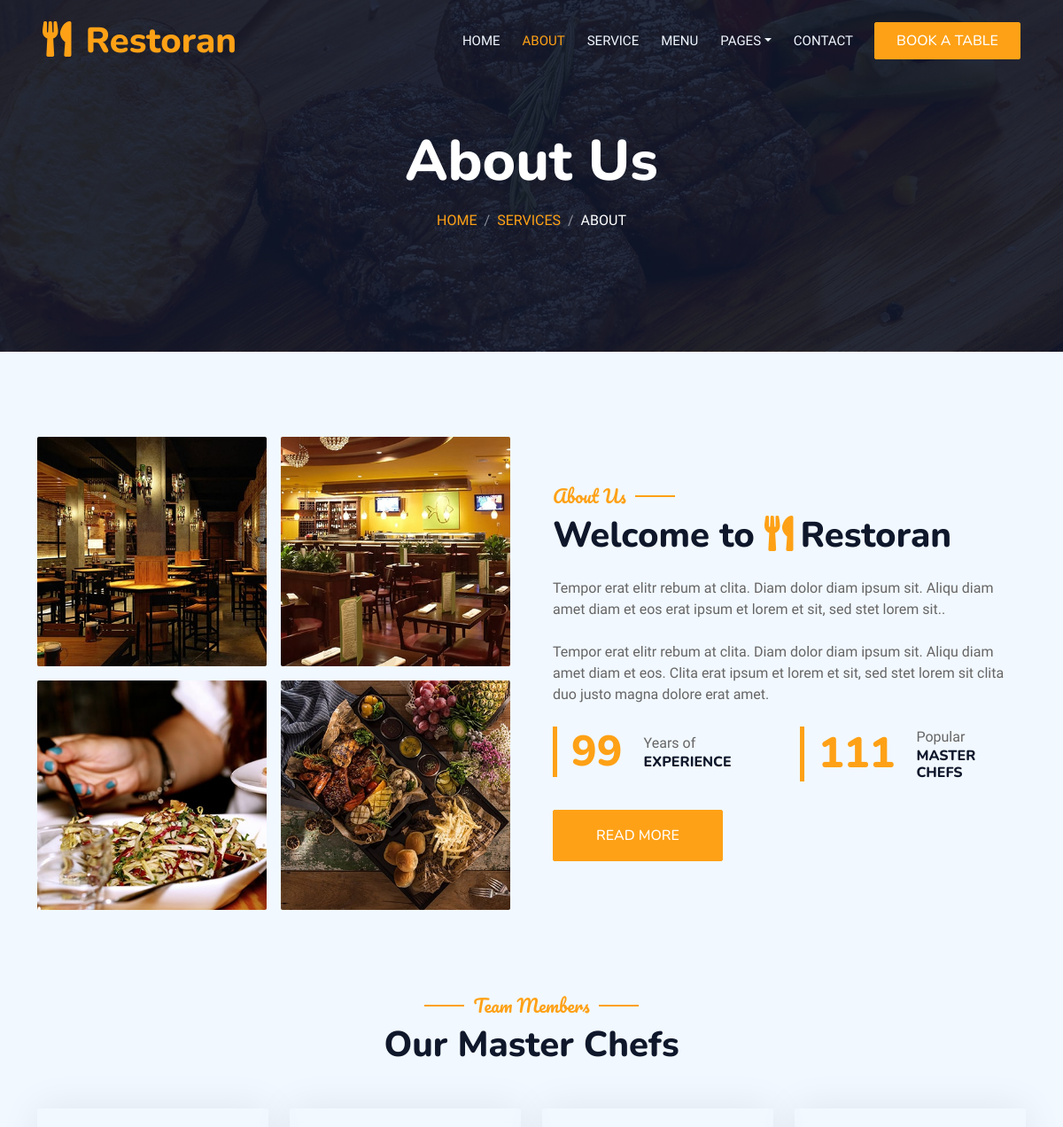
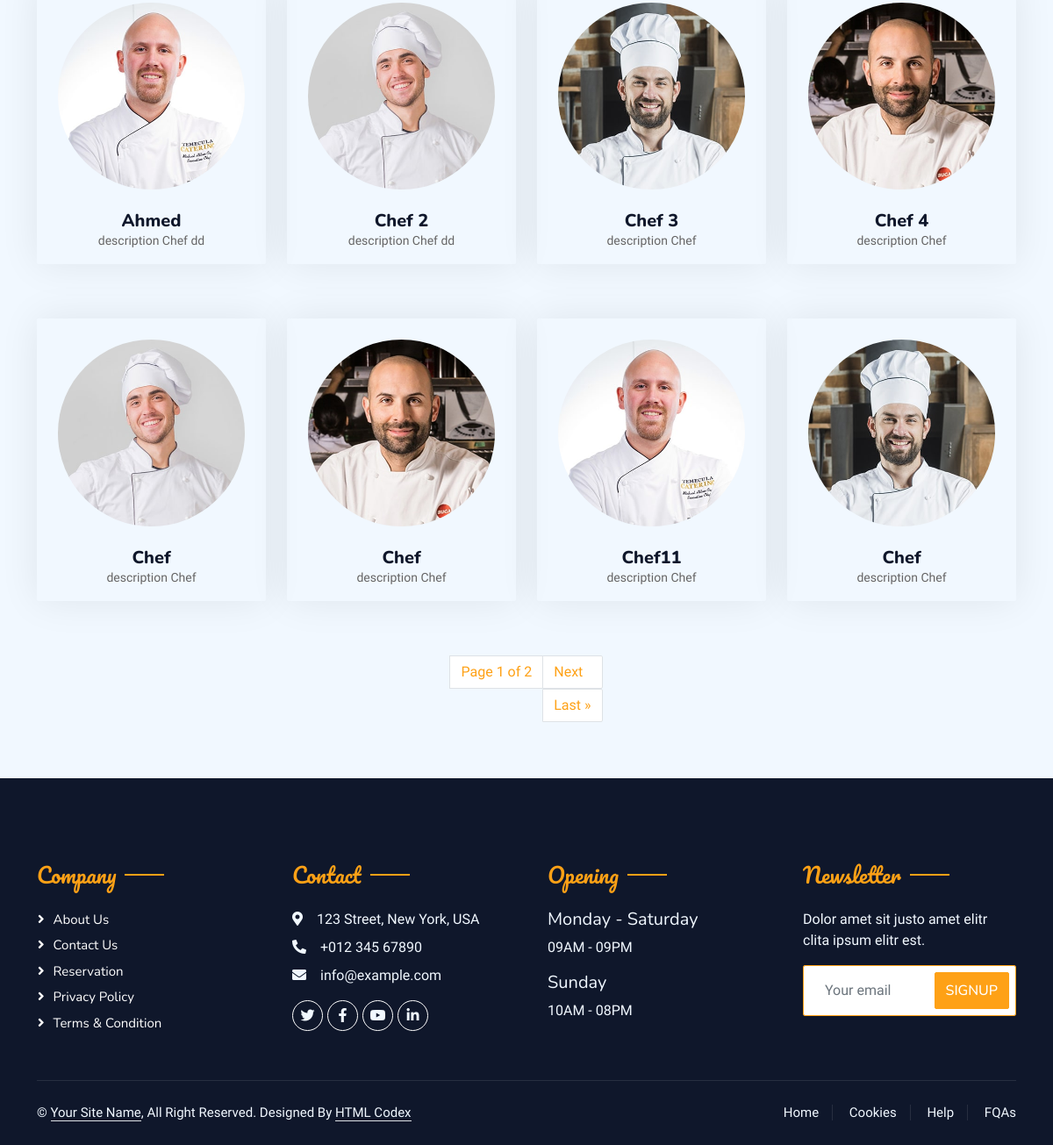
The app's page /stars/restaurant/about/ with its own data (2 pictures, top to bottom).
### restaurant_app/models.py (models this page shows, shortened)
class AboutUsImage(models.Model):
    about_us = models.ForeignKey(AboutUs, on_delete=models.CASCADE, related_name="images")
    image = models.ImageField(upload_to="about_us_images/")

class AboutUs(models.Model):
    paragraph_one = models.CharField(max_length=2500)
    paragraph_two = models.CharField(max_length=2500)
    experience_years = models.PositiveIntegerField(default=15)
    master_chefs = models.PositiveIntegerField(default=50)

class Chefs(models.Model):
    name = models.CharField(max_length=255,blank=False,default='Chef')
    description = models.CharField(max_length=4000,blank=False,default='description Chef')
    image = models.ImageField(upload_to='chef/',default='defa/chef.jpg')
    facebook = models.URLField(max_length=500, blank=True, default='', help_text="URL to the chef's Facebook profile")
    instagram = models.URLField(max_length=500, blank=True, default='', help_text="URL to the chef's Instagram profile")
    twitter = models.URLField(max_length=500, blank=True, default='', help_text="URL to the chef's Twitter profile")

### restaurant_app/views.py (the view)
# urls.py: path('about/',views.about,name='about'),
def about(request):
    about_us = AboutUs.objects.first()
    about_us_images = AboutUsImage.objects.filter(about_us=about_us) if about_us else None
    chefs_list = Chefs.objects.all()
    paginator = Paginator(chefs_list,8)
    page_number = request.GET.get('page')
    chefs  = paginator.get_page(page_number)
    context = {
        'about_us': about_us,
        'about_us_images': about_us_images,
        'page_title': 'About Us',
        'breadcrumb_section': 'Services',
        'breadcrumb_active': 'About',
        'about':'active',
        'chefs':chefs,
        }
    return render(request,'restaurant/about.html',context)

### restaurant_app/templates/restaurant/about.html (shortened to what this page needs)
{% extends 'restaurant/base_other.html' %}
{% load static %}
{% block content %}
      <div class="container-xxl py-5">
        <div class="container">
            <div class="row g-5 align-items-center">
                <div class="col-lg-6">
                    <div class="row g-3">
                        {% for image in about_us_images %}
                            <div class="col-6 text-start">
                                <img class="img-fluid rounded w-100 wow zoomIn" data-wow-delay="0.1s" src="{{ image.image.url }}">
                            </div>
                        {% endfor %}
                    </div>
                </div>
                <div class="col-lg-6">
                    <h5 class="section-title ff-secondary text-start text-primary fw-normal">About Us</h5>
                    <h1 class="mb-4">Welcome to <i class="fa fa-utensils text-primary me-2"></i>Restoran</h1>
                    <p class="mb-4">{{about_us.paragraph_one}}.</p>
                    <p class="mb-4">{{about_us.paragraph_two}}.</p>
                    <div class="row g-4 mb-4">
                        <div class="col-sm-6">
                            <div class="d-flex align-items-center border-start border-5 border-primary px-3">
                                <h1 class="flex-shrink-0 display-5 text-primary mb-0" data-toggle="counter-up">{{about_us.experience_years}}</h1>
                                <div class="ps-4">
                                    <p class="mb-0">Years of</p>
                                    <h6 class="text-uppercase mb-0">Experience</h6>
                                </div>
                            </div>
                        </div>
                        <div class="col-sm-6">
                            <div class="d-flex align-items-center border-start border-5 border-primary px-3">
                                <h1 class="flex-shrink-0 display-5 text-primary mb-0" data-toggle="counter-up">{{about_us.master_chefs}}</h1>
                                <div class="ps-4">
                                    <p class="mb-0">Popular</p>
                                    <h6 class="text-uppercase mb-0">Master Chefs</h6>
                                </div>
                            </div>
                        </div>
                    </div>
                    <a class="btn btn-primary py-3 px-5 mt-2" href="">Read More</a>
                </div>
            </div>
        </div>
    </div>
<div class="container-xxl pt-5 pb-3">
    <div class="container">
        <div class="text-center wow fadeInUp" data-wow-delay="0.1s">
            <h5 class="section-title ff-secondary text-center text-primary fw-normal">Team Members</h5>
            <h1 class="mb-5">Our Master Chefs</h1>
        </div>
        <div class="row g-4">
            {% for chef in chefs %}
                <div class="col-lg-3 col-md-6 wow fadeInUp" data-wow-delay="0.1s">
                    <div class="team-item text-center rounded overflow-hidden">
                        <div class="rounded-circle overflow-hidden m-4">
                            <img class="img-fluid" src="{{ chef.image.url }}" alt="">
                        </div>
                        <h5 class="mb-0">{{ chef.name }}</h5>
                        <small>{{ chef.description }}</small>
                    </div>
                </div>
            {% endfor %}
        </div>
        <div class="d-flex justify-content-center mt-4">
            <div class="pagination">
                <span class="page-item">
                    <span class="page-link">
                        Page {{ chefs.number }} of {{ chefs.paginator.num_pages }}
                    </span>
                </span>
                <span class="page-item">
                    {% if chefs.has_next %}
                        <a class="page-link" href="?page={{ chefs.next_page_number }}">Next</a>
                        <a class="page-link" href="?page={{ chefs.paginator.num_pages }}">Last &raquo;</a>
                    {% endif %}
                </span>
            </div>
        </div>
    </div>
</div>
    {% endblock content %}

### restaurant_app/static/css/style.css (style rules this page uses)
.ff-secondary { font-family: 'Pacifico', cursive; }
.btn { font-family: 'Nunito', sans-serif; font-weight: 500; text-transform: uppercase; transition: .5s; }
.btn.btn-primary, .btn.btn-secondary { color: #FFFFFF; }
.section-title { position: relative; display: inline-block; }
.section-title::before { position: absolute; content: ""; width: 45px; height: 2px; top: 50%; left: -55px; margin-top: -1px; background: var(--primary); }
.section-title::after { position: absolute; content: ""; width: 45px; height: 2px; top: 50%; right: -55px; margin-top: -1px; background: var(--primary); }
.section-title.text-start::before, .section-title.text-end::after { display: none; }
.team-item { box-shadow: 0 0 45px rgba(0, 0, 0, .08); height: calc(100% - 38px); transition: .5s; }
.team-item img { transition: .5s; }

### records on screen
AboutUsImage: image (picture)
AboutUsImage: image (picture)
AboutUsImage: image (picture)
AboutUsImage: image (picture)
AboutUs: paragraph_one "Tempor erat elitr rebum at clita. Diam dolor diam ipsum sit. Aliqu diam amet diam et eos erat ipsum et lorem et sit, sed stet lorem sit.", paragraph_two "Tempor erat elitr rebum at clita. Diam dolor diam ipsum sit. Aliqu diam amet diam et eos. Clita erat ipsum et lorem et sit, sed stet lorem sit clita duo justo magna dolore erat amet", experience_years "99", master_chefs "111"
Chefs: image (picture), name "Ahmed", description "description Chef dd"
Chefs: image (picture), name "Chef 2", description "description Chef dd"
Chefs: image (picture), name "Chef 3", description "description Chef"
Chefs: image (picture), name "Chef 4", description "description Chef"
Chefs: image (picture), name "Chef", description "description Chef"
Chefs: image (picture), name "Chef", description "description Chef"
Chefs: image (picture), name "Chef11", description "description Chef"
Chefs: image (picture), name "Chef", description "description Chef"

### other values on screen
{{ page_title }} "About Us"
{{ breadcrumb_section }} "SERVICES"
{{ breadcrumb_active }} "ABOUT"
{{ chefs.number }} "1"
{{ chefs.paginator.num_pages }} "2"
